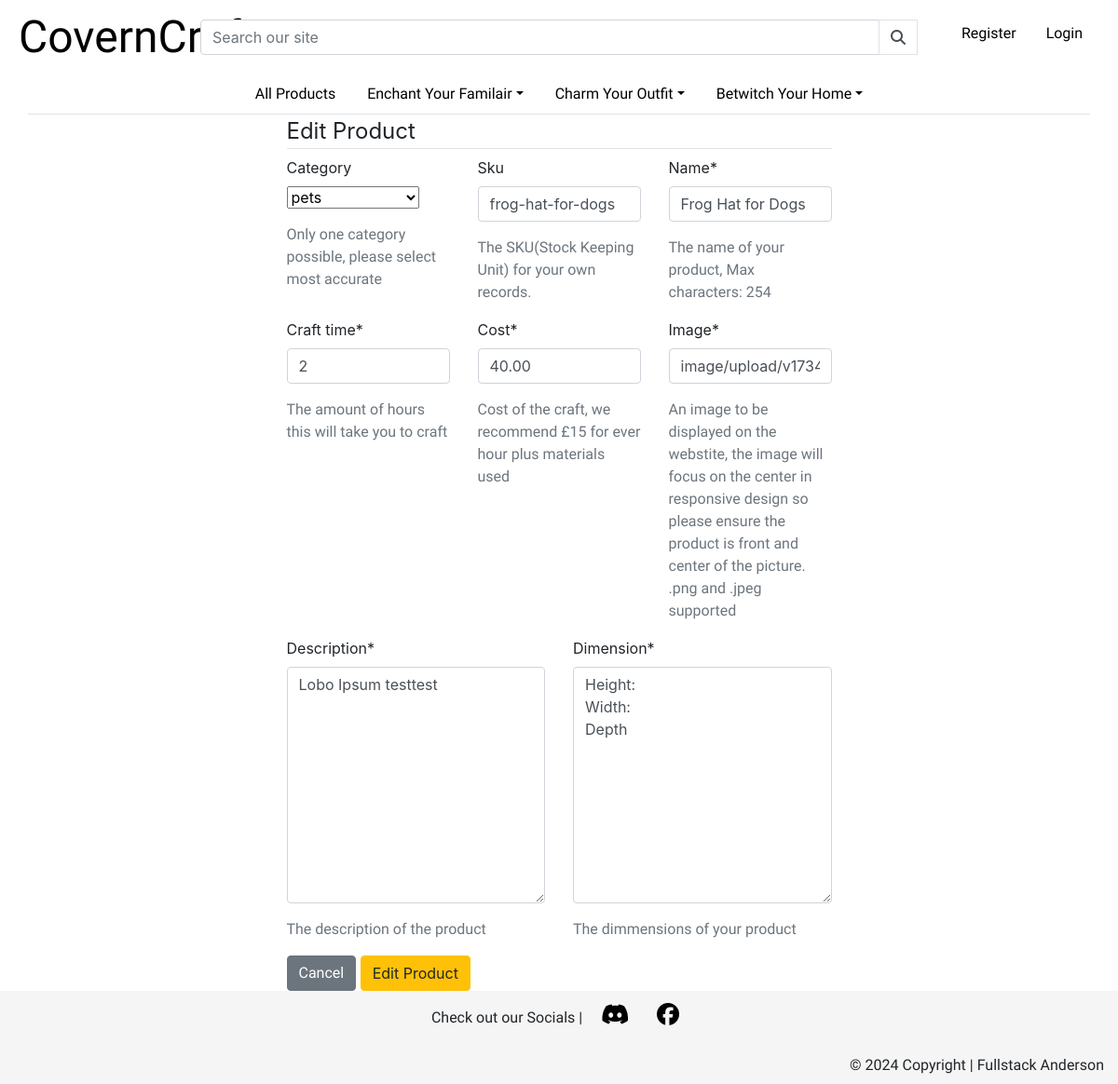
/product/edit/3/, run on an earlier commit of the app's database.
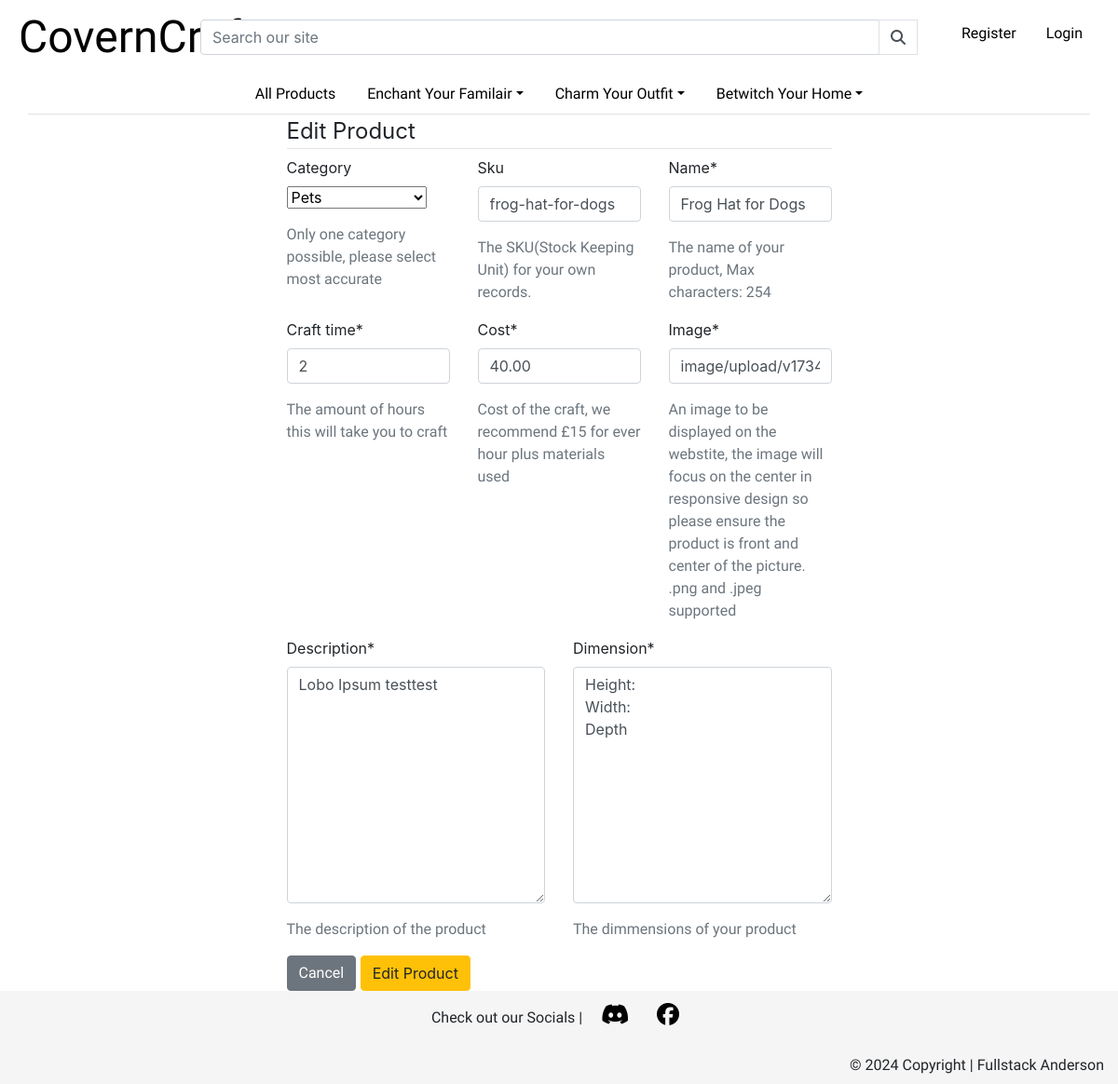
And on a later commit of the database.
### products/models.py (models this page shows, shortened)
class Product(models.Model):
    category = models.ForeignKey('Category', null=True, blank=True, on_delete=models.SET_NULL)
    sku = models.CharField(max_length=254, null=True, blank=True)
    name = models.CharField(max_length=254)
    description = models.TextField()
    dimension = models.TextField()
    cost = models.DecimalField(max_digits=6, decimal_places=2)
    craft_time = models.IntegerField(validators=[MinValueValidator(1), MaxValueValidator(40)])
    image = CloudinaryField('image', default='placeholder')
    created_on = models.DateTimeField(auto_now_add=True)
    updated_on = models.DateTimeField(auto_now=True)
    deleted_on = models.DateTimeField(null=True, blank=True)

### products/views.py (the view)
# urls.py: path('product/edit/<int:id>/', views.product_edit, name='product_edit'),
def product_edit(request, id):
    product = get_object_or_404(Product, pk=id)
    if request.method == 'POST':
        form = ProductForm(request.POST, request.FILES, instance=product)
        if form.is_valid:
            form.save()
            messages.success(request, f'You hare successfully edited: ' + product.name)
            return redirect('product_detail', id)
        else:
            messages.error(request, f'Please check the data and try again, if this problem persists please contact an administrator')
    else:
        form = ProductForm(instance=product)
    template = 'products/product_edit.html'
    context = {
    'form': form,
    "product": product,
    }
    return render(request, template, context)

### products/forms.py
class ProductForm(forms.ModelForm):
    class Meta:
        model = Product
        fields = '__all__'
    def __init__(self, *args, **kwargs):
        super().__init__(*args, **kwargs)
        categories = Category.objects.all()
        friendly_names = [(c.id, c.get_friendly_name()) for c in categories]
        self.fields['category'].choices = friendly_names

### products/models.py (called while the page is built)
    def get_friendly_name(self):
        return self.friendly_name

### products/templates/products/product_edit.html (shortened to what this page needs)
{% extends "base.html" %}
{% load crispy_forms_tags %}
{% block content %}
    <div class="row justify-content-center">
        <div class="col-md-6">
            <form method="POST" enctype="multipart/form-data" action="{%url 'product_edit' product.id %}">
                <fieldset class="rounded">
                    <legend class="border-bottom">Edit Product</legend>
                    <div class="row">
                        <div class="col-4">
                            {{ form.category| as_crispy_field }}
                            <p class="text-muted">Only one category possible, please select most accurate</p>
                        </div>
                        <div class="col-4">
                            {{ form.sku| as_crispy_field }}
                            <p class="text-muted">The SKU(Stock Keeping Unit) for your own records.</p>
                        </div>
                        <div class="col-4">
                            {{ form.name| as_crispy_field }}
                            <p class="text-muted">The name of your product, Max characters: 254</p>
                        </div>
                        <div class="col-4">
                            {{ form.craft_time| as_crispy_field }}
                            <p class="text-muted">The amount of hours this will take you to craft</p>
                        </div>
                        <div class="col-4">
                            {{ form.cost| as_crispy_field }}
                            <p class="text-muted">Cost of the craft, we recommend £15 for ever hour plus materials used</p>
                        </div>
                        <div class="col-4">
                            {{ form.image| as_crispy_field }}
                            <p class="text-muted">An image to be displayed on the webstite, the image will focus on the center in responsive design so please ensure the product is front and center of the picture. .png and .jpeg supported</p>
                        </div>
                    </div>
                    <div class="row">
                        <div class="col-6">
                            {{ form.description| as_crispy_field }}
                            <p class="text-muted">The description of the product</p>
                        </div>
                        <div class="col-6">
                            {{ form.dimension| as_crispy_field }}
                            <p class="text-muted">The dimmensions of your product</p>
                        </div>
                    </div>
                </fieldset>
                <div class="rounded">
                    <a class="btn btn-secondary" href="{% url 'product_all' %}">Cancel</a>
                    <button class="btn btn-warning" type="submit">Edit Product</button>
                </div>
            </form>
        </div>
    </div>
{% endblock content %}

What changed in the data, as far as the page shows it:
changed Product "frog-hat-for-dogs": category "pets" → "Pets"
